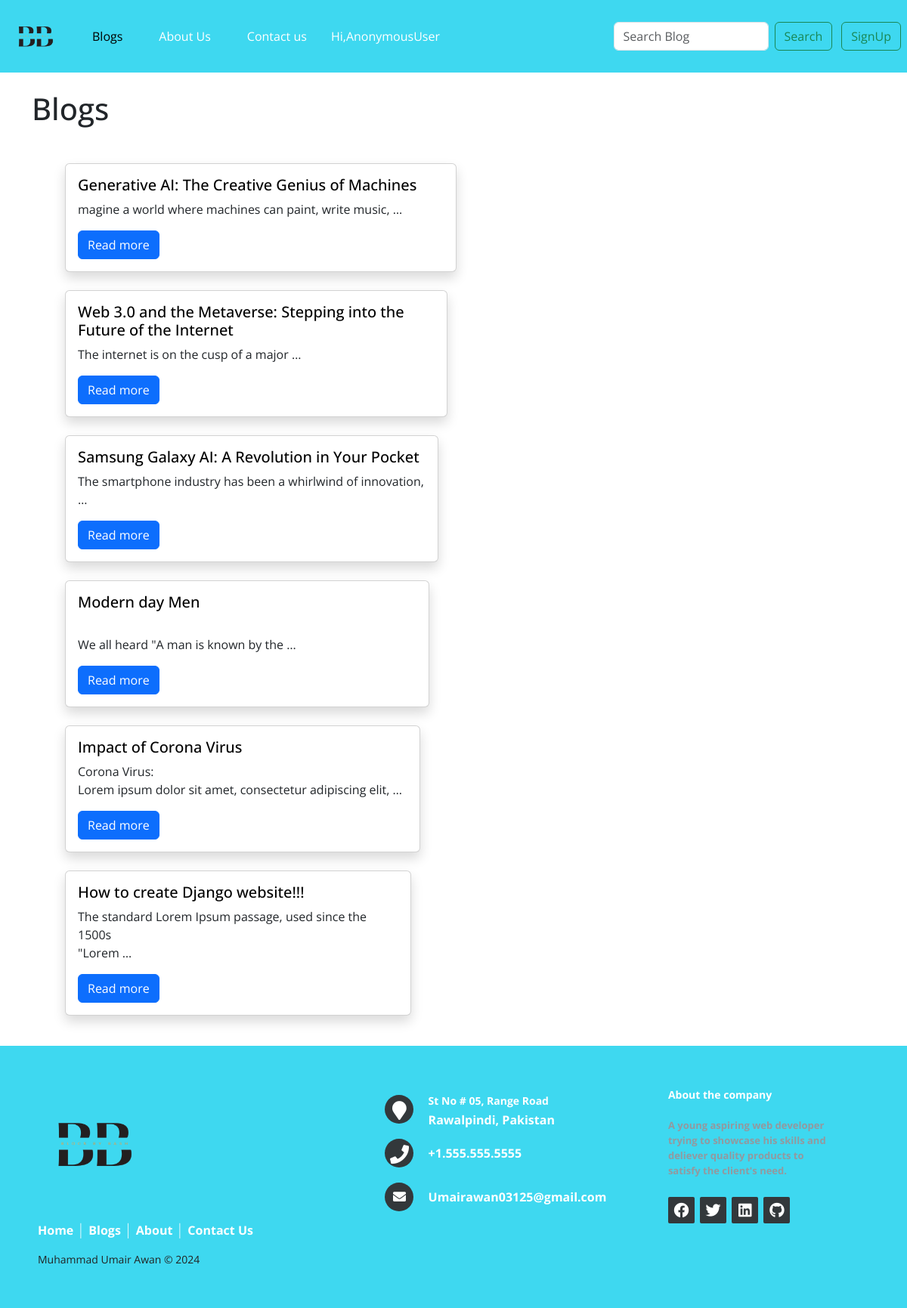
/Blogs/, run on an earlier commit of the app's database.
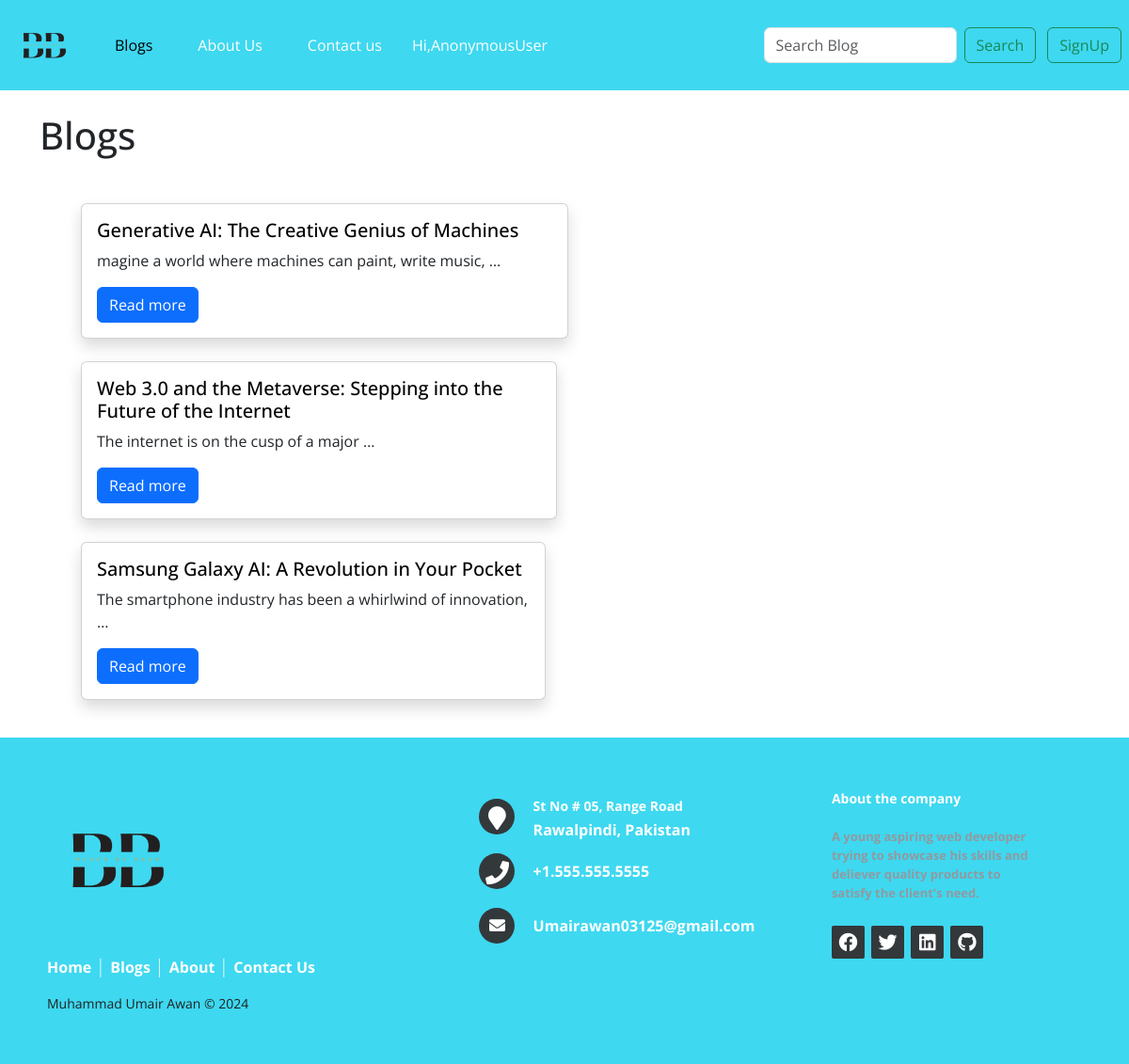
And on a later commit of the database.
### Blog_Website/models.py (models this page shows, shortened)
class Post(models.Model):
    title = models.CharField(max_length=255)
    tag = models.CharField(max_length=50)
    description = HTMLField()
    auther = models.CharField(max_length=50)
    date_created = models.DateTimeField(auto_now_add=True)
    class Meta:
        ordering = ['-date_created']

### Blog_Website/views.py (the view)
# urls.py: path('Blogs/', views.blogView, name='Blogs'),
def blogView(request ):
    context ={}
    context["dataset"] = Post.objects.all()
    return render(request, 'Blogs.html', context)

### Blog_Website/templates/Blogs.html (shortened to what this page needs)
{% extends 'navbar.html' %}
{% block content %}
{% load static %}
<!DOCTYPE html>
<html lang="en">
<head>
  <div class="container">
    <h1 class="my-4">Blogs</h1>
    <br>
    <link href="https://cdn.jsdelivr.net/npm/bootstrap@5.3.2/dist/css/bootstrap.min.css" rel="stylesheet"
>
</head>
<body>
  <div class="container">
    <ol>
      {% for b in dataset %}
      <div class="row">
        <div class="col-sm-6 mb-3 mb-sm-0">
          <div class="card shadow">
            <div class="card-body">
              <a href="{% url 'desc' b.id %}" style="text-decoration: none; color: black;">
                <h5>{{ b.title }}</h5>
              </a>
              {% with description_lines=b.description|striptags|linebreaksbr|truncatewords:9 %}
              <p class="card-text">{{ description_lines|safe }}</p>
              {% endwith %}
              <a class="btn btn-primary" href="{% url 'desc' b.id %}" role="button">Read more</a>
            </div>
          </div>
          <br>
        </div>
        {% endfor %}
    </ol>
    </div>
</body>
</html>
{% include 'Footer.html' %}
{% endblock %}

### Blog_Website/templates/navbar.html
{% include "main.html" %}
{% block content %}
{% endblock %}

### Blog_Website/templates/main.html (shortened to what this page needs)
{% load static %}
<!DOCTYPE html>
<html lang="en">
<head>
    <link href="https://cdn.jsdelivr.net/npm/bootstrap@5.3.2/dist/css/bootstrap.min.css"
     rel="stylesheet"
>
</head>
<body>
    <div>
        <nav class="navbar navbar-expand-lg">
            <div class="container-fluid">
              <a class="navbar-brand" href="{% url 'home' %}">
                <img src="{% static 'Images/Logo.png' %}"height="70" class="d-inline-block align-top" >
              </a>
              <div class="collapse navbar-collapse" id="navbarSupportedContent">
                <ul class="navbar-nav me-auto mb-2 mb-lg-0">
                  <li class="nav-item {% block Blogsavtive %}{% if request.path == '/Blogs' %}active{% endif %}{% endblock Blogsavtive %}">
                    <a class=" mx-3 nav-link active" aria-current="page" href="{% url 'Blogs' %}">Blogs</a>
                  </li>
                  <li class="nav-item {% block Aboutavtive %}{% if request.path == '/About-us/' %}active{% endif %}{% endblock Aboutavtive %}"">
                    <a class="mx-3 nav-link" href="{% url 'About' %}">About Us</a>
                  </li>
                  <li class="nav-item {% block contactavtive %}{% if request.path == '/contact-us/' %}active{% endif %}{% endblock contactavtive %}">
                    <a class="mx-3 nav-link" href="{% url 'contact' %}">Contact us</a>
                  </li>
                  <li class="nav-item">
                    <a class="mx-3 nav-link ms-auto">Hi,{{user}}</a>
                  </li>
                </ul>
                <form class="d-flex mr-auto" role="search" method="post" action="{% url 'Search_post' %}">
                  <input class="form-control me-2" type="search" placeholder="Search Blog"
                   aria-label="Search" name="sp">
                  <button class="btn btn-outline-success" type="submit">Search</button>
                </form>
              </div>
            </div>
            {% if user.is_anonymous %}
            <a href="{% url 'SignUp' %}">
              <button class="btn btn-outline-success me-2" type="submit">SignUp</button>
            </a>
            {% else %}
            <form action="{% url 'LogOut' %}" method="post">
              {% csrf_token %}
                <button class="btn btn-outline-danger me-2" type="submit">Logout</button>
          </form>
            {% endif %}
          </nav>
    </div>
</body>
</html>

### Blog_Website/templates/Footer.html (shortened to what this page needs)
{% load static %}
<!DOCTYPE html>
<html lang="en">
<head>
	<link rel="stylesheet" type="text/css" href="{% static 'css/footer_css.css' %}">
	<link rel="stylesheet" href="https://cdnjs.cloudflare.com/ajax/libs/font-awesome/5.15.1/css/all.min.css" integrity="sha384-
	wvfXpqpZZVQGK6TAh5PVlT+zxv5Tq7USTXGOYGNADxmz0"
>
</head>
<body>
<footer class="footer-distributed">
			<div class="footer-left">
				<img src="{% static 'Images/Logo.png' %}" height="150">
				<p class="footer-links">
					<a href="{% url 'home' %}" class="link-1"><strong>Home</strong></a>
					<a href="{% url 'Blogs' %}"><strong>Blogs</strong></a>
					<a href="{% url 'About' %}"><strong>About</strong></a>
					<a href="{% url 'contact' %}"><strong>Contact Us</strong></a>
				</p>
				<strong><p class="footer-company-name">Muhammad Umair Awan © 2024</p></strong>
			</div>
			<div class="footer-center">
				<div>
					<i class="fa fa-map-marker"></i>
					<p><span> <strong> St No # 05, Range Road </strong> </span> <strong> Rawalpindi, Pakistan </strong> </p>
				</div>
				<div>
					<i class="fa fa-phone"></i>
					<p> <strong> +1.555.555.5555 </strong> </p>
				</div>
				<div>
					<i class="fa fa-envelope"></i>
					<strong>
						<p><a href="mailto:Umairawan03125@gmail.com"><strong> Umairawan03125@gmail.com </strong></a></p>
					</strong>
				</div>
			</div>
			<div class="footer-right">
				<p class="footer-company-about">
					<span>About the company</span>
					<strong>A young aspiring web developer trying
						to showcase his skills and deliever quality
						products to satisfy the client's need.
					</strong>
				</p>
				<div class="footer-icons">
					<a href="https://www.facebook.com/profile.php?id=100040751835284&mibextid=JRoKGi"><i class="fab fa-facebook"></i></a>
					<a href="#"><i class="fab fa-twitter"></i></a>
					<a href="https://www.linkedin.com/in/muhammad-umair-awan-"><i class="fab fa-linkedin"></i></a>
					<a href="https://github.com/Umairawan81"><i class="fab fa-github"></i></a>
				</div>
			</div>
		</footer>
</body>
</html>

### static/css/footer_css.css (style rules this page uses)
* { font-family: Open Sans; }
.footer-distributed { background: #3ED8F0; box-shadow: 0 1px 1px 0 rgba(0, 0, 0, 0.12); box-sizing: border-box; width: 100%; text-align: left; font: bold 16px sans-serif; padding: 55px 50px; }
.footer-distributed .footer-left, .footer-distributed .footer-center, .footer-distributed .footer-right { display: inline-block; vertical-align: top; }
.footer-distributed .footer-left { width: 40%; }
.footer-distributed .footer-links { color: #ffffff; margin: 20px 0 12px; padding: 0; }
.footer-distributed .footer-links a { display:inline-block; line-height: 1.8; font-weight:400; text-decoration: none; color: inherit; }
.footer-distributed .footer-company-name { color: #222; font-size: 14px; font-weight: normal; margin: 0; }
.footer-distributed .footer-center { width: 35%; }
.footer-distributed .footer-center i { background-color: #33383b; color: #ffffff; font-size: 25px; width: 38px; height: 38px; border-radius: 50%; text-align: center; line-height: 42px; margin: 10px 15px; vertical-align: middle; }
.footer-distributed .footer-center i.fa-envelope { font-size: 17px; line-height: 38px; }
.footer-distributed .footer-center p { display: inline-block; color: #ffffff; font-weight:400; vertical-align: middle; margin:0; }
.footer-distributed .footer-center p span { display:block; font-weight: normal; font-size:14px; line-height:2; }
.footer-distributed .footer-center p a { color: #fff; ; text-decoration: none;; }
.footer-distributed .footer-links a:before { content: "|"; font-weight:300; font-size: 20px; left: 0; color: #fff; display: inline-block; padding-right: 5px; }
.footer-distributed .footer-links .link-1:before { content: none; }
.footer-distributed .footer-right { width: 20%; }
.footer-distributed .footer-company-about { line-height: 20px; color: #92999f; font-size: 13px; font-weight: normal; margin: 0; }
.footer-distributed .footer-company-about span { display: block; color: #ffffff; font-size: 14px; font-weight: bold; margin-bottom: 20px; }
.footer-distributed .footer-icons { margin-top: 25px; }
.footer-distributed .footer-icons a { display: inline-block; width: 35px; height: 35px; cursor: pointer; background-color: #33383b; border-radius: 2px; font-size: 20px; color: #ffffff; text-align: center; line-height: 35px; margin-right: 3px; margin-bottom: 5px; }

### Blog_Website/templates/main.html (style rules this page uses)
.navbar { background-color: #3ED8F0; }
.navbar-nav .nav-link { color: #ffffff; }

What changed in the data, as far as the page shows it:
removed Post: title "Modern day Men", value "We all heard \"A man is known by the …"
removed Post: title "Impact of Corona Virus", value "Corona Virus: Lorem ipsum dolor sit amet, consectetur adipiscing elit, …"
removed Post: title "How to create Django website!!!", value "The standard Lorem Ipsum passage, used since the 1500s \"Lorem …"
